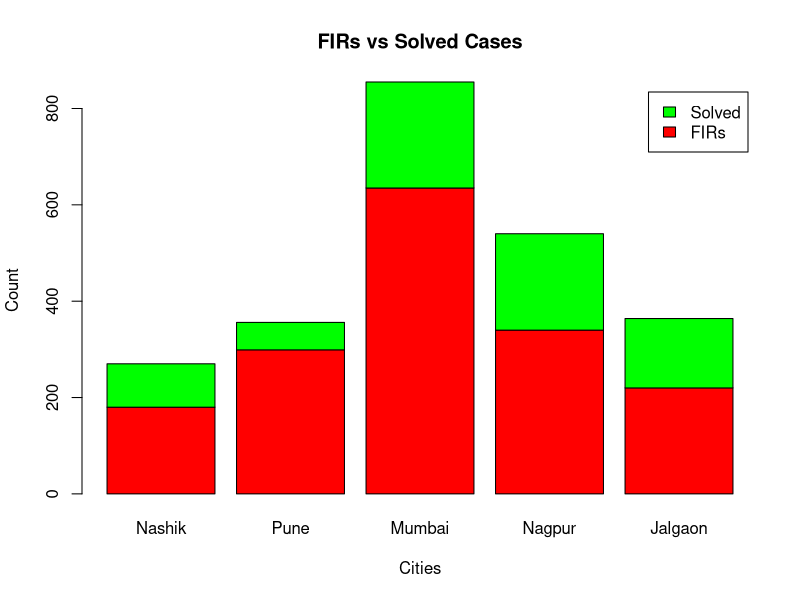
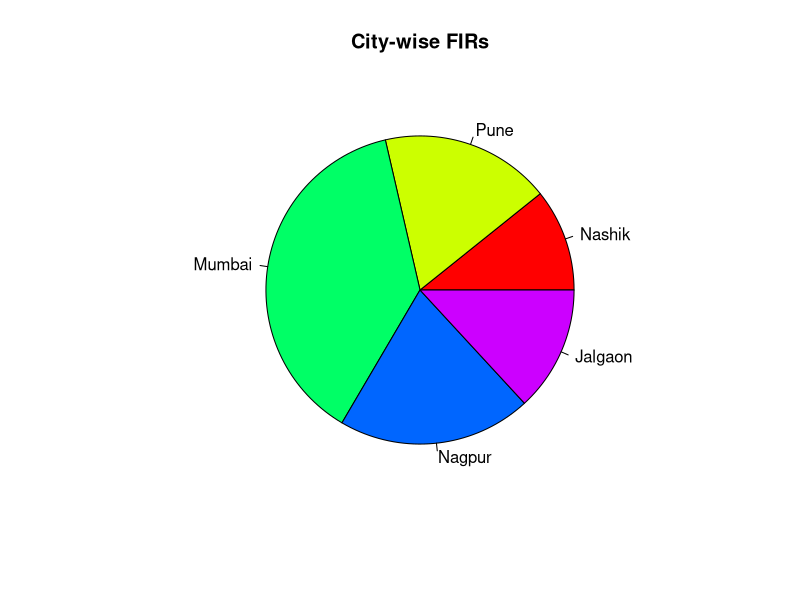

Reproduce these figures in R, in order.
##SLIP - 12
##Q.1 
# Vectors
v1 <- c(10, 25, 5, 40)
v2 <- c(30, 15, 20, 35)

# Concatenate vectors
v <- c(v1, v2)

# Sort in descending order
result <- sort(v, decreasing = TRUE)

# Display result
result
 

##Q.2 
# Data
city <- c("Nashik","Pune","Mumbai","Nagpur","Jalgaon")
firs <- c(180,299,635,340,220)
solved <- c(90,57,220,200,144)

# Create matrix
data_mat <- rbind(firs, solved)
colnames(data_mat) <- city

# 1) Stacked Bar Plot
barplot(data_mat,
        main = "FIRs vs Solved Cases",
        xlab = "Cities",
        ylab = "Count",
        col = c("red","green"),
        legend = c("FIRs","Solved"),
        beside = FALSE)

# 2) Pie Chart
pie(firs,
    labels = city,
    main = "City-wise FIRs",
    col = rainbow(length(city)))

# 3) Highest FIRs
max_fir_city <- city[which.max(firs)]
cat("City with highest FIRs:", max_fir_city, "\n")

# 4) Highest Solved Cases
max_solved_city <- city[which.max(solved)]
cat("City with highest solved cases:", max_solved_city, "\n")
